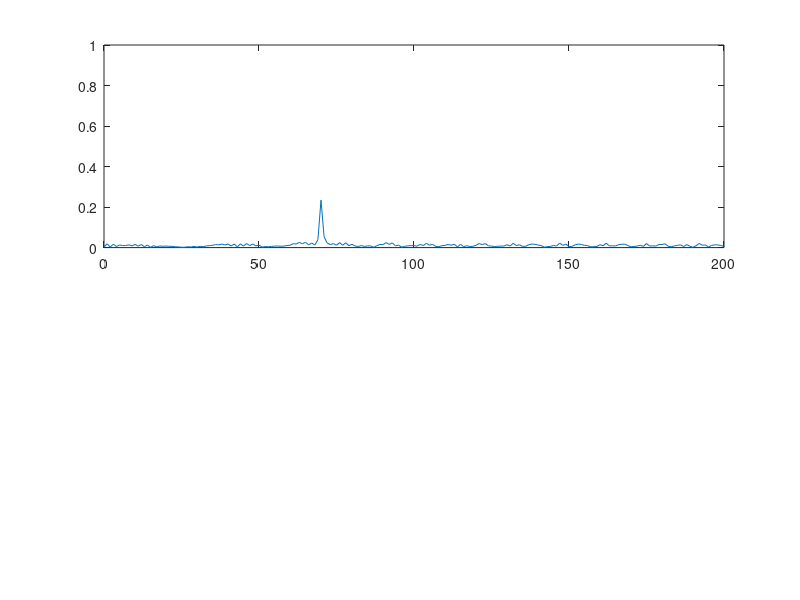
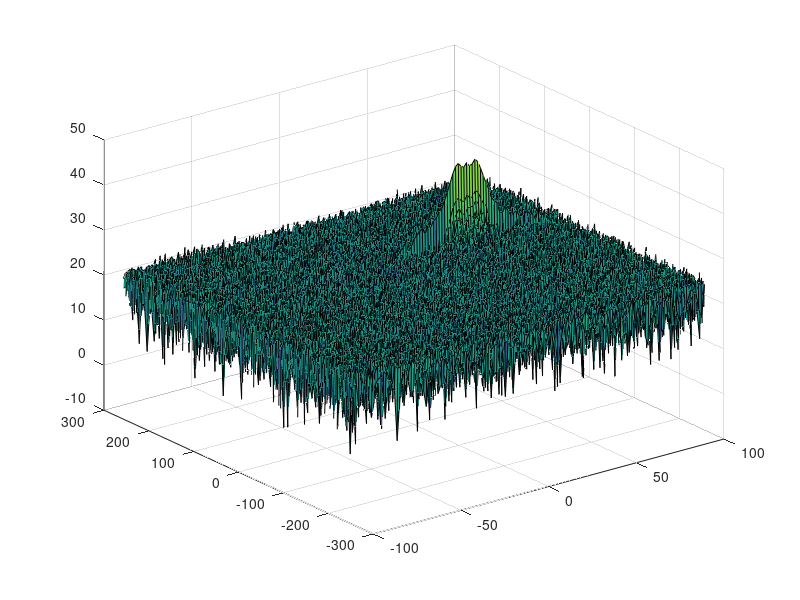

Here is the MATLAB script that generated these plots, in order:
clear all
clc;

%% Radar Specifications 
%%%%%%%%%%%%%%%%%%%%%%%%%%%
% Frequency of operation = 77 GHz
% Max Range = 200m
% Range Resolution = 1 m
% Max Velocity = 100 m/s
%%%%%%%%%%%%%%%%%%%%%%%%%%%
% Parameter Definition
v_max = 100;
rangeRes = 1;
rangeMax = 200; 
c = 3e8; 


%% User Defined Range and Velocity of target
% *%TODO* :
% define the target's initial position and velocity. Note : Velocity
% remains contant
% Target initial position = 100m and target velocity = 10 m/s
targetPosInit = 70; 
targetVel = 50; 


%% FMCW Waveform Generation

% *%TODO* :
%Design the FMCW waveform by giving the specs of each of its parameters.
% Calculate the Bandwidth (B), Chirp Time (Tchirp) and Slope (slope) of the FMCW
% chirp using the requirements above.
B = c/(2*rangeRes); 
T_chirp = 5.5*2*rangeMax/c;
alpha = B/T_chirp; 

%Operating carrier frequency of Radar 
fc= 77e9;             %carrier freq

                                                          
%The number of chirps in one sequence. Its ideal to have 2^ value for the ease of running the FFT
%for Doppler Estimation. 
Nd=128;                   % #of doppler cells OR #of sent periods % number of chirps

%The number of samples on each chirp. 
Nr=1024;                  %for length of time OR # of range cells

% Timestamp for running the displacement scenario for every sample on each
% chirp
t=linspace(0,Nd*T_chirp,Nr*Nd); %total time for samples


%Creating the vectors for Tx, Rx and Mix based on the total samples input.
Tx=zeros(1,length(t)); %transmitted signal
Rx=zeros(1,length(t)); %received signal
Mix = zeros(1,length(t)); %beat signal

%Similar vectors for range_covered and time delay.
r_t=zeros(1,length(t));
td=zeros(1,length(t));


%% Signal generation and Moving Target simulation
% Running the radar scenario over the time. 

for i=1:length(t)         
    
    % *%TODO* :
    %For each time stamp update the Range of the Target for constant velocity. 
    targetPos = targetPosInit + t(i)*targetVel; 
    r_t(i) = targetPos;
    tau = (2*targetPos) / c; % trip time for the received signal
    td(i) = tau;
    
    % *%TODO* :
    %For each time sample we need update the transmitted and
    %received signal. 
    Tx(i) = cos(2*pi*(fc*t(i) + (alpha*t(i)*t(i))/2)); 
    Rx(i)  = cos(2*pi*(fc*(t(i) - tau) + (alpha*((t(i) - tau)*(t(i) - tau)))/2));
    
    % *%TODO* :
    %Now by mixing the Transmit and Receive generate the beat signal
    %This is done by element wise matrix multiplication of Transmit and
    %Receiver Signal
    Mix(i) = Tx(i)*Rx(i); 
end


%% RANGE MEASUREMENT


% *%TODO* :
%reshape the vector into Nr*Nd array. Nr and Nd here would also define the size of
%Range and Doppler FFT respectively.
Mix = reshape(Mix, [Nr,Nd]); 

% *%TODO* :
%run the FFT on the beat signal along the range bins dimension (Nr) and
%normalize.
dim = 1; % for operating along the Nr dimension
%signal_fft = fft(Mix,[],dim); 
signal_fft= fft(Mix,Nr);


% *%TODO* :
% Take the absolute value of FFT output
signal_fft = abs(signal_fft/Nr); 

% *%TODO* :
% Output of FFT is double sided signal, but we are interested in only one side of the spectrum.
% Hence we throw out half of the samples.
signal_fft = signal_fft(1:Nr/2+1,:); 

%plotting the range
figure ('Name','Range from First FFT')
subplot(2,1,1)

% *%TODO* :
% plot FFT output 
r = linspace(0, rangeMax,(Nr/2)+1)*((Nr/2)/rangeMax);
bin_1 = reshape(signal_fft(:,1),[1,(Nr/2)+1]); 
plot(r,bin_1); 
axis ([0 200 0 1]);



%% RANGE DOPPLER RESPONSE
% The 2D FFT implementation is already provided here. This will run a 2DFFT
% on the mixed signal (beat signal) output and generate a range doppler
% map.You will implement CFAR on the generated RDM


% Range Doppler Map Generation.

% The output of the 2D FFT is an image that has reponse in the range and
% doppler FFT bins. So, it is important to convert the axis from bin sizes
% to range and doppler based on their Max values.

Mix=reshape(Mix,[Nr,Nd]);

% 2D FFT using the FFT size for both dimensions.
sig_fft2 = fft2(Mix,Nr,Nd);

% Taking just one side of signal from Range dimension.
sig_fft2 = sig_fft2(1:Nr/2,1:Nd);
sig_fft2 = fftshift (sig_fft2);
RDM = abs(sig_fft2);
RDM = 10*log10(RDM) ;

%use the surf function to plot the output of 2DFFT and to show axis in both
%dimensions
doppler_axis = linspace(-100,100,Nd);
range_axis = linspace(-200,200,Nr/2)*((Nr/2)/400);
figure,surf(doppler_axis,range_axis,RDM);

%% CFAR implementation

%Slide Window through the complete Range Doppler Map

% *%TODO* :
%Select the number of Training Cells in both the dimensions.

% *%TODO* :
%Select the number of Guard Cells in both dimensions around the Cell under 
%test (CUT) for accurate estimation

% *%TODO* :
% offset the threshold by SNR value in dB

% *%TODO* :
%Create a vector to store noise_level for each iteration on training cells
noise_level = zeros(1,1);


% *%TODO* :
%design a loop such that it slides the CUT across range doppler map by
%giving margins at the edges for Training and Guard Cells.
%For every iteration sum the signal level within all the training
%cells. To sum convert the value from logarithmic to linear using db2pow
%function. Average the summed values for all of the training
%cells used. After averaging convert it back to logarithimic using pow2db.
%Further add the offset to it to determine the threshold. Next, compare the
%signal under CUT with this threshold. If the CUT level > threshold assign
%it a value of 1, else equate it to 0.


   % Use RDM[x,y] as the matrix from the output of 2D FFT for implementing
   % CFAR





% *%TODO* :
% The process above will generate a thresholded block, which is smaller 
%than the Range Doppler Map as the CUT cannot be located at the edges of
%matrix. Hence,few cells will not be thresholded. To keep the map size same
% set those values to 0. 
 








% *%TODO* :
%display the CFAR output using the Surf function like we did for Range
%Doppler Response output.
%figure,surf(doppler_axis,range_axis,'replace this with output');
%colorbar;
